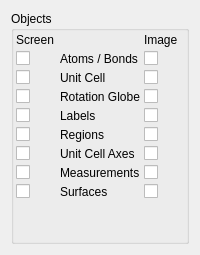
         <widget class="QWidget" name="tab">
          <attribute name="title">
           <string>Scene Objects</string>
          </attribute>
          <layout class="QVBoxLayout" name="verticalLayout_19">
           <item>
            <widget class="QGroupBox" name="ObjectsGroup">
             <property name="sizePolicy">
              <sizepolicy hsizetype="Expanding" vsizetype="Expanding">
               <horstretch>0</horstretch>
               <verstretch>0</verstretch>
              </sizepolicy>
             </property>
             <property name="title">
              <string>Objects</string>
             </property>
             <layout class="QHBoxLayout" name="horizontalLayout_10">
              <property name="spacing">
               <number>4</number>
              </property>
              <property name="margin">
               <number>2</number>
              </property>
              <item>
               <layout class="QGridLayout" name="gridLayout_5">
                <item row="0" column="0">
                 <widget class="QLabel" name="label_45">
                  <property name="text">
                   <string>Screen</string>
                  </property>
                  <property name="scaledContents">
                   <bool>false</bool>
                  </property>
                 </widget>
                </item>
                <item row="1" column="0">
                 <widget class="QCheckBox" name="AtomsVisibleCheck">
                  <property name="text">
                   <string/>
                  </property>
                 </widget>
                </item>
                <item row="2" column="0">
                 <widget class="QCheckBox" name="CellVisibleCheck">
                  <property name="text">
                   <string/>
                  </property>
                 </widget>
                </item>
                <item row="3" column="0">
                 <widget class="QCheckBox" name="GlobeVisibleCheck">
                  <property name="text">
                   <string/>
                  </property>
                 </widget>
                </item>
                <item row="4" column="0">
                 <widget class="QCheckBox" name="LabelsVisibleCheck">
                  <property name="text">
                   <string/>
                  </property>
                 </widget>
                </item>
                <item row="5" column="0">
                 <widget class="QCheckBox" name="RegionsVisibleCheck">
                  <property name="text">
                   <string/>
                  </property>
                 </widget>
                </item>
                <item row="6" column="0">
                 <widget class="QCheckBox" name="AxesVisibleCheck">
                  <property name="text">
                   <string/>
                  </property>
                 </widget>
                </item>
                <item row="7" column="0">
                 <widget class="QCheckBox" name="MeasurementsVisibleCheck">
                  <property name="text">
                   <string/>
                  </property>
                 </widget>
                </item>
                <item row="8" column="0">
                 <widget class="QCheckBox" name="SurfacesVisibleCheck">
                  <property name="text">
                   <string/>
                  </property>
                 </widget>
                </item>
                <item row="1" column="2">
                 <widget class="QCheckBox" name="AtomsVisibleImageCheck">
                  <property name="text">
                   <string/>
                  </property>
                 </widget>
                </item>
                <item row="6" column="2">
                 <widget class="QCheckBox" name="AxesVisibleImageCheck">
                  <property name="text">
                   <string/>
                  </property>
                 </widget>
                </item>
                <item row="7" column="2">
                 <widget class="QCheckBox" name="MeasurementsVisibleImageCheck">
                  <property name="text">
                   <string/>
                  </property>
                 </widget>
                </item>
                <item row="8" column="2">
                 <widget class="QCheckBox" name="SurfacesVisibleImageCheck">
                  <property name="text">
                   <string/>
                  </property>
                 </widget>
                </item>
                <item row="5" column="2">
                 <widget class="QCheckBox" name="RegionsVisibleImageCheck">
                  <property name="text">
                   <string/>
                  </property>
                 </widget>
                </item>
                <item row="3" column="2">
                 <widget class="QCheckBox" name="GlobeVisibleImageCheck">
                  <property name="text">
                   <string/>
                  </property>
                 </widget>
                </item>
                <item row="4" column="2">
                 <widget class="QCheckBox" name="LabelsVisibleImageCheck">
                  <property name="text">
                   <string/>
                  </property>
                 </widget>
                </item>
                <item row="2" column="2">
                 <widget class="QCheckBox" name="CellVisibleImageCheck">
                  <property name="text">
                   <string/>
                  </property>
                 </widget>
                </item>
                <item row="1" column="1">
                 <widget class="QLabel" name="label_47">
                  <property name="text">
                   <string>Atoms / Bonds</string>
                  </property>
                 </widget>
                </item>
                <item row="2" column="1">
                 <widget class="QLabel" name="label_48">
                  <property name="text">
                   <string>Unit Cell</string>
                  </property>
                 </widget>
                </item>
                <item row="3" column="1">
                 <widget class="QLabel" name="label_49">
                  <property name="text">
                   <string>Rotation Globe</string>
                  </property>
                 </widget>
                </item>
                <item row="4" column="1">
                 <widget class="QLabel" name="label_50">
                  <property name="text">
                   <string>Labels</string>
                  </property>
                 </widget>
                </item>
                <item row="5" column="1">
                 <widget class="QLabel" name="label_51">
                  <property name="text">
                   <string>Regions</string>
                  </property>
                 </widget>
                </item>
                <item row="6" column="1">
                 <widget class="QLabel" name="label_52">
                  <property name="text">
                   <string>Unit Cell Axes</string>
                  </property>
                 </widget>
                </item>
                <item row="7" column="1">
                 <widget class="QLabel" name="label_53">
                  <property name="text">
                   <string>Measurements</string>
                  </property>
                 </widget>
                </item>
                <item row="8" column="1">
                 <widget class="QLabel" name="label345346">
                  <property name="text">
                   <string>Surfaces</string>
                  </property>
                 </widget>
                </item>
                <item row="0" column="2">
                 <widget class="QLabel" name="label_46">
                  <property name="text">
                   <string>Image</string>
                  </property>
                 </widget>
                </item>
                <item row="9" column="1">
                 <spacer name="verticalSpacer_2">
                  <property name="orientation">
                   <enum>Qt::Vertical</enum>
                  </property>
                  <property name="sizeHint" stdset="0">
                   <size>
                    <width>20</width>
                    <height>40</height>
                   </size>
                  </property>
                 </spacer>
                </item>
               </layout>
              </item>
             </layout>
            </widget>
           </item>
          </layout>
         </widget>
